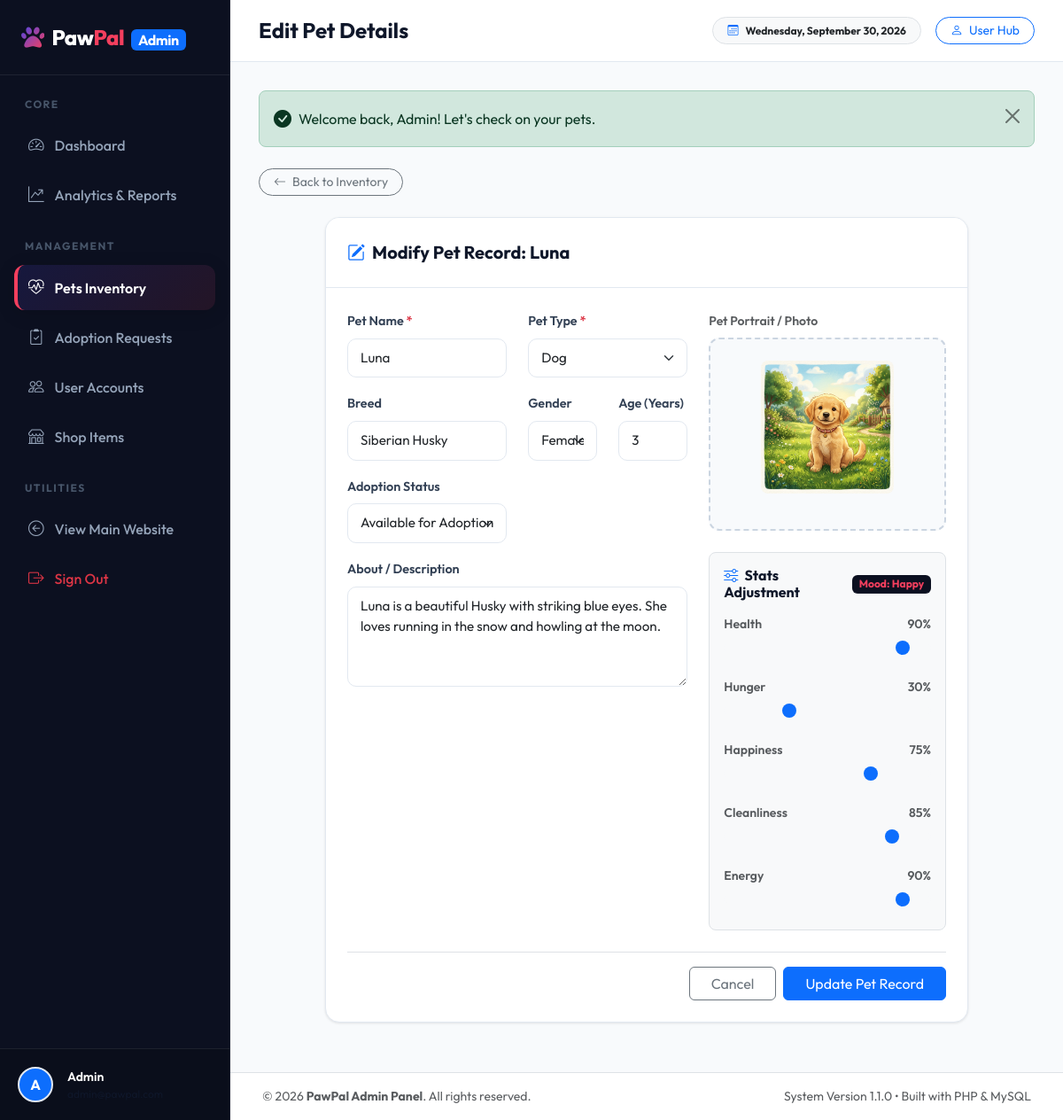
Page /admin/edit_pet.php?id=2 (signed in) on the committed database.
### tables this page shows
CREATE TABLE users (
    id INT AUTO_INCREMENT PRIMARY KEY,
    name VARCHAR(100) NOT NULL,
    email VARCHAR(120) UNIQUE NOT NULL,
    password VARCHAR(255) NOT NULL,
    role ENUM('user','admin') DEFAULT 'user',
    coins INT DEFAULT 100,
    points INT DEFAULT 0,
    avatar VARCHAR(255) DEFAULT NULL,
    created_at TIMESTAMP DEFAULT CURRENT_TIMESTAMP,
    updated_at TIMESTAMP DEFAULT CURRENT_TIMESTAMP ON UPDATE CURRENT_TIMESTAMP
);

CREATE TABLE pets (
    id INT AUTO_INCREMENT PRIMARY KEY,
    pet_name VARCHAR(100) NOT NULL,
    pet_type VARCHAR(50) NOT NULL,
    breed VARCHAR(100),
    age INT DEFAULT 1,
    gender ENUM('Male','Female') DEFAULT 'Male',
    image VARCHAR(255) DEFAULT NULL,
    description TEXT,
    health INT DEFAULT 100,
    hunger INT DEFAULT 30,
    happiness INT DEFAULT 70,
    cleanliness INT DEFAULT 80,
    energy INT DEFAULT 80,
    xp INT DEFAULT 0,
    level INT DEFAULT 1,
    mood VARCHAR(50) DEFAULT 'Happy',
    status ENUM('available','adopted') DEFAULT 'available',
    last_interaction TIMESTAMP DEFAULT CURRENT_TIMESTAMP,
    created_at TIMESTAMP DEFAULT CURRENT_TIMESTAMP,
    updated_at TIMESTAMP DEFAULT CURRENT_TIMESTAMP ON UPDATE CURRENT_TIMESTAMP
);

### admin/edit_pet.php (the view, shortened to what the rows shown need)
<?php
require_once __DIR__ . '/includes/admin_header.php';
$pet_id = isset($_GET['id']) ? intval($_GET['id']) : 0;
try {
    $stmt = $pdo->prepare("SELECT * FROM pets WHERE id = ?");
    $stmt->execute([$pet_id]);
    $pet = $stmt->fetch();
} catch (PDOException $e) {
    die("Database query error: " . $e->getMessage());
}
?>
<div class="row justify-content-center">
    <div class="col-lg-10">
        <div class="admin-card">
            <div class="card-header bg-white">
                <span class="d-flex align-items-center gap-2 py-1">
                    <i class="bi bi-pencil-square text-primary fs-5"></i>
                    <h5 class="mb-0 fw-bold">Modify Pet Record: <?php echo sanitize($pet['pet_name']); ?></h5>
                </span>
            </div>
            <div class="card-body">
                <form method="POST" action="" enctype="multipart/form-data">
                    <div class="row g-4">
                        <div class="col-md-7">
                            <div class="row">
                                <div class="col-md-6 mb-3 admin-form-group">
                                    <label for="pet_name">Pet Name <span class="text-danger">*</span></label>
                                    <input type="text" id="pet_name" name="pet_name" class="form-control admin-control" value="<?php echo sanitize($pet['pet_name']); ?>" required>
                                </div>
                                <div class="col-md-6 mb-3 admin-form-group">
                                    <label for="pet_type">Pet Type <span class="text-danger">*</span></label>
                                    <select id="pet_type" name="pet_type" class="form-select admin-control" required>
                                        <option value="Dog" <?php echo $pet['pet_type'] === 'Dog' ? 'selected' : ''; ?>>Dog</option>
                                    </select>
                                </div>
                                <div class="col-md-6 mb-3 admin-form-group">
                                    <label for="breed">Breed</label>
                                    <input type="text" id="breed" name="breed" class="form-control admin-control" value="<?php echo sanitize($pet['breed']); ?>">
                                </div>
                                <div class="col-md-3 mb-3 admin-form-group">
                                    <label for="gender">Gender</label>
                                    <select id="gender" name="gender" class="form-select admin-control">
                                        <option value="Female" <?php echo $pet['gender'] === 'Female' ? 'selected' : ''; ?>>Female</option>
                                    </select>
                                </div>
                                <div class="col-md-3 mb-3 admin-form-group">
                                    <label for="age">Age (Years)</label>
                                    <input type="number" id="age" name="age" class="form-control admin-control" value="<?php echo $pet['age']; ?>" min="1" max="25">
                                </div>
                                <div class="col-md-6 mb-3 admin-form-group">
                                    <label for="status">Adoption Status</label>
                                    <select id="status" name="status" class="form-select admin-control">
                                        <option value="available" <?php echo $pet['status'] === 'available' ? 'selected' : ''; ?>>Available for Adoption</option>
                                    </select>
                                </div>
                                <div class="col-12 mb-3 admin-form-group">
                                    <label for="description">About / Description</label>
                                    <textarea id="description" name="description" class="form-control admin-control" rows="4"><?php echo sanitize($pet['description']); ?></textarea>
                                </div>
                            </div>
                        </div>
                        <div class="col-md-5">
                            <div class="mb-4">
                                <?php
                                $image_url = !empty($pet['image']) ? BASE_URL . '/assets/images/' . $pet['image'] : BASE_URL . '/assets/images/default-pet.png';
                                ?>
                                <div class="image-upload-preview" id="pet_image_preview" onclick="document.getElementById('pet_image').click();">
                                    <img src="<?php echo $image_url; ?>" alt="Upload Preview" style="display: inline-block;">
                                </div>
                            </div>
                            <div class="p-3 bg-light rounded-3 border">
                                <h6 class="fw-bold mb-3 text-slate-700">
                                    <span class="d-flex align-items-center justify-content-between">
                                        <span><i class="bi bi-sliders me-1 text-primary"></i> Stats Adjustment</span>
                                        <span class="badge bg-custom-dark text-accent">Mood: <?php echo sanitize($pet['mood']); ?></span>
                                    </span>
                                </h6>
                                <div class="mb-3">
                                    <div class="d-flex justify-content-between small fw-semibold text-muted mb-1">
                                        <span>Health</span>
                                        <span id="health_val"><?php echo $pet['health']; ?>%</span>
                                    </div>
                                    <input type="range" class="form-range" name="health" min="10" max="100" value="<?php echo $pet['health']; ?>" oninput="document.getElementById('health_val').innerText = this.value + '%'">
                                </div>
                                <div class="mb-3">
                                    <div class="d-flex justify-content-between small fw-semibold text-muted mb-1">
                                        <span>Hunger</span>
                                        <span id="hunger_val"><?php echo $pet['hunger']; ?>%</span>
                                    </div>
                                    <input type="range" class="form-range" name="hunger" min="0" max="100" value="<?php echo $pet['hunger']; ?>" oninput="document.getElementById('hunger_val').innerText = this.value + '%'">
                                </div>
                                <div class="mb-3">
                                    <div class="d-flex justify-content-between small fw-semibold text-muted mb-1">
                                        <span>Happiness</span>
                                        <span id="happiness_val"><?php echo $pet['happiness']; ?>%</span>
                                    </div>
                                    <input type="range" class="form-range" name="happiness" min="10" max="100" value="<?php echo $pet['happiness']; ?>" oninput="document.getElementById('happiness_val').innerText = this.value + '%'">
                                </div>
                                <div class="mb-3">
                                    <div class="d-flex justify-content-between small fw-semibold text-muted mb-1">
                                        <span>Cleanliness</span>
                                        <span id="cleanliness_val"><?php echo $pet['cleanliness']; ?>%</span>
                                    </div>
                                    <input type="range" class="form-range" name="cleanliness" min="10" max="100" value="<?php echo $pet['cleanliness']; ?>" oninput="document.getElementById('cleanliness_val').innerText = this.value + '%'">
                                </div>
                                <div>
                                    <div class="d-flex justify-content-between small fw-semibold text-muted mb-1">
                                        <span>Energy</span>
                                        <span id="energy_val"><?php echo $pet['energy']; ?>%</span>
                                    </div>
                                    <input type="range" class="form-range" name="energy" min="10" max="100" value="<?php echo $pet['energy']; ?>" oninput="document.getElementById('energy_val').innerText = this.value + '%'">
                                </div>
                            </div>
                        </div>
                    </div>
                </form>
            </div>
        </div>
    </div>
</div>
<?php
require_once __DIR__ . '/includes/admin_footer.php';
?>

### admin/includes/admin_header.php (shortened to what the rows shown need)
<?php
require_once __DIR__ . '/../../includes/functions.php';
global $pdo;
$admin_user = getCurrentUser($pdo);
$admin_name = $admin_user ? sanitize($admin_user['name']) : 'Admin';
$admin_email = $admin_user ? sanitize($admin_user['email']) : 'admin@pawpal.com';
$admin_avatar = ($admin_user && !empty($admin_user['avatar'])) ? BASE_URL . '/' . $admin_user['avatar'] : null;
?>
<!DOCTYPE html>
<html lang="en">
<head>
    <link rel="stylesheet" href="https://cdnjs.cloudflare.com/ajax/libs/font-awesome/6.4.0/css/all.min.css">
    <link rel="stylesheet" href="https://cdn.jsdelivr.net/npm/bootstrap-icons@1.11.3/font/bootstrap-icons.min.css">
    <link href="https://cdn.jsdelivr.net/npm/bootstrap@5.3.0/dist/css/bootstrap.min.css" rel="stylesheet">
    <link rel="stylesheet" href="<?php echo BASE_URL; ?>/assets/css/style.css">
    <link rel="stylesheet" href="<?php echo BASE_URL; ?>/assets/css/admin.css">
</head>
<body class="admin-body">
    <aside class="admin-sidebar" id="adminSidebar">
        <div class="user-profile-widget d-flex align-items-center gap-3">
            <?php if ($admin_avatar): ?>
                <img src="<?php echo $admin_avatar; ?>" alt="Admin Avatar" class="admin-avatar">
            <?php else: ?>
                <div class="admin-avatar bg-primary text-white d-flex align-items-center justify-content-center fw-bold">
                    <?php echo strtoupper(substr($admin_name, 0, 1)); ?>
                </div>
            <?php endif; ?>
            <div class="d-flex flex-column text-truncate">
                <span class="text-white fw-semibold small text-truncate"><?php echo $admin_name; ?></span>
                <span class="text-muted-dark extra-small text-truncate" style="font-size: 0.75rem;"><?php echo $admin_email; ?></span>
            </div>
        </div>
    </aside>
    <div class="admin-wrapper">
        <main class="admin-content">

### rows in the picture
users: name "A", name "Admin"
pets: pet_name "Luna", pet_type "Dog", breed "Siberian Husky", gender "Female", age "3", status "Available for Adoption", description "Luna is a beautiful Husky with striking blue eyes. She loves running in the snow and howling at the moon.", image (picture), mood "Happy", health "90", hunger "30", happiness "75", cleanliness "85", energy "90"

### other values in the picture
$page_title "Edit Pet Details"
$flash['message'] "Welcome back, Admin! Let's check on your pets."
